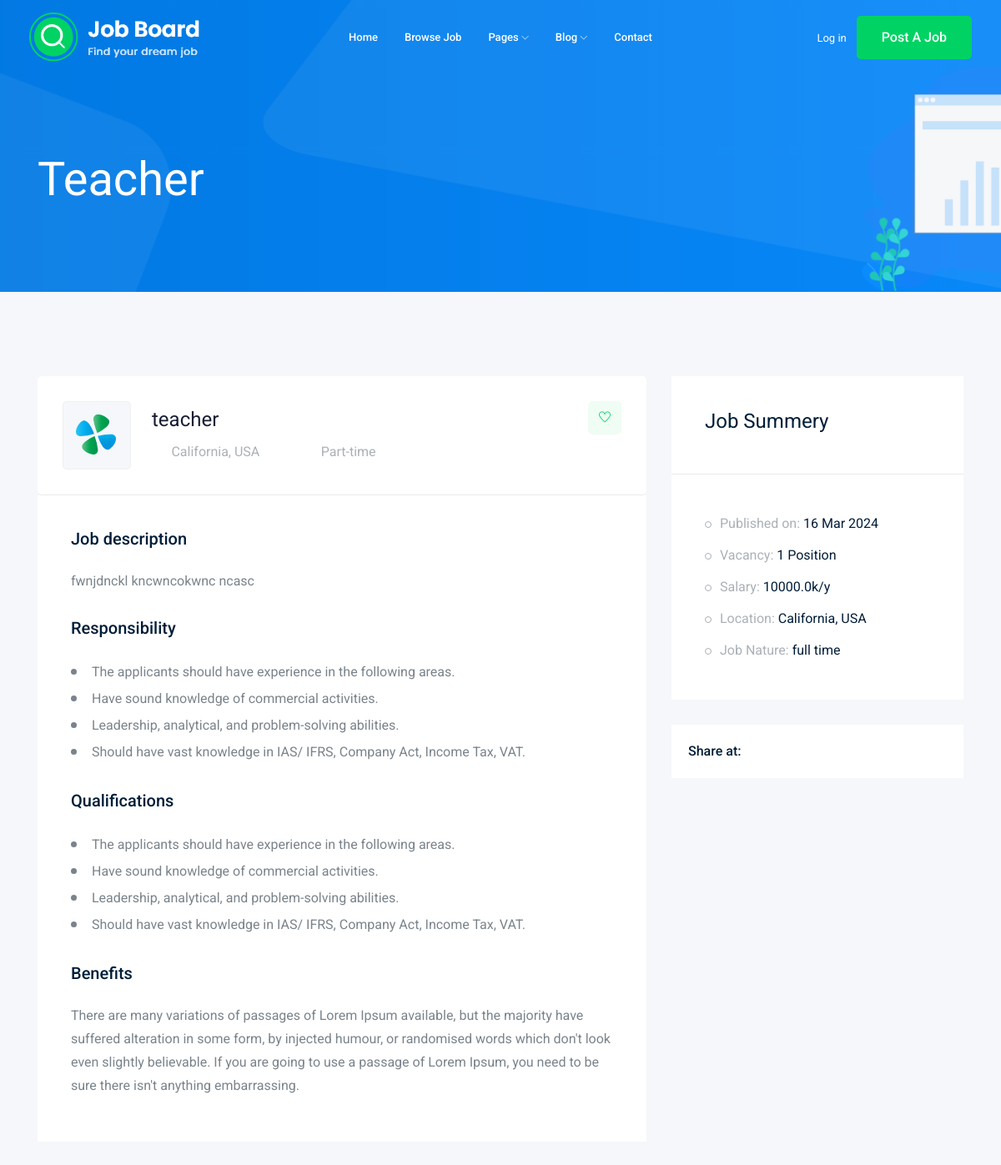
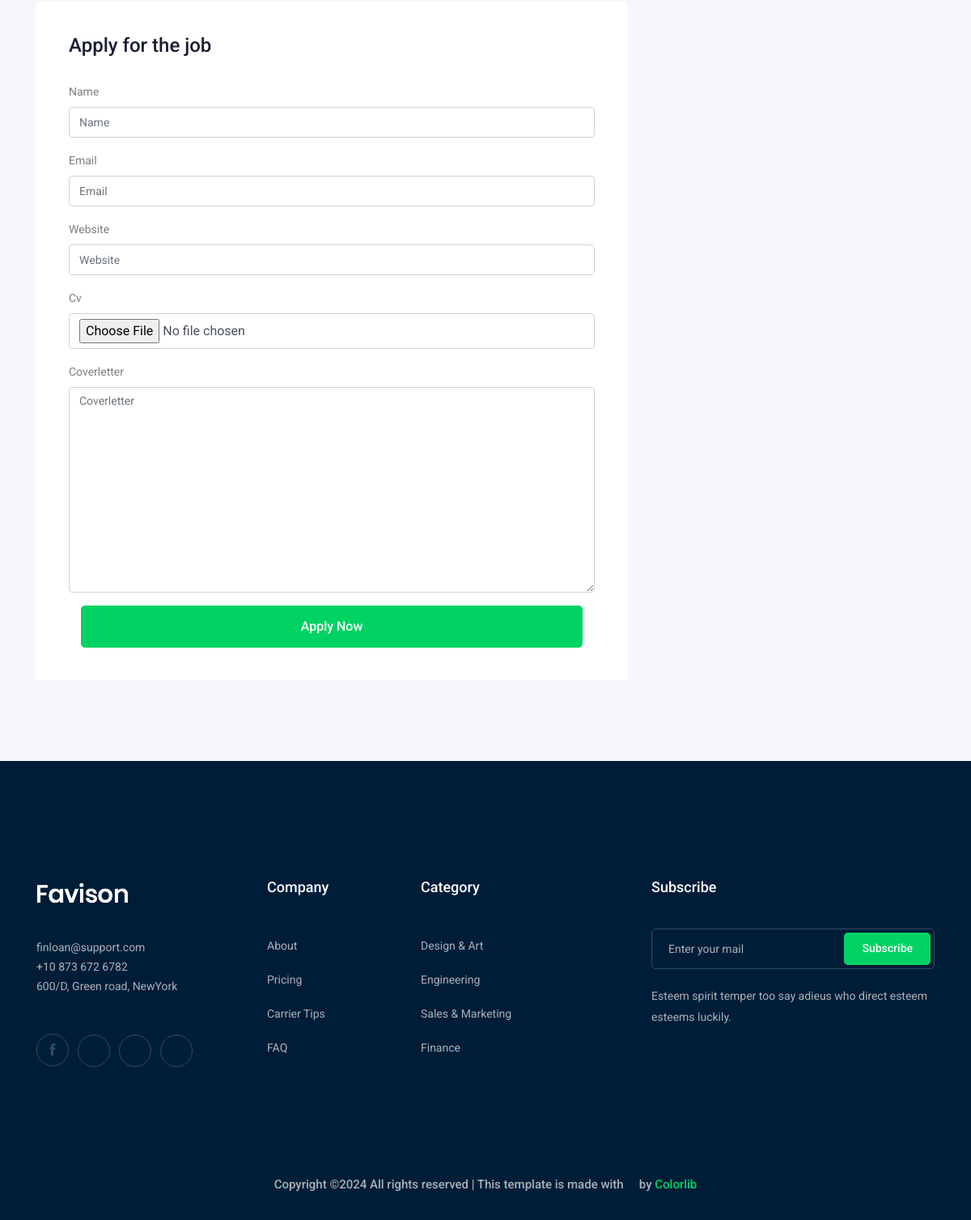
Page /jobs/teacher on the committed database (2 pictures, top to bottom).
### job/models.py (models this page shows, shortened)
class Job(models.Model):
    title = models.CharField(max_length = 50)
    job_type = models.CharField(max_length= 15 , choices= JOB_TYPE , default= "full time")
    description = models.CharField(max_length= 500)
    published_date = models.DateTimeField(auto_now= True)
    Vacancy = models.IntegerField(default= 1)
    salary = models.FloatField(default= 0)
    category = models.ForeignKey('Category' , on_delete= models.CASCADE )
    experience_years = models.IntegerField(default= 1)
    image = models.ImageField(upload_to= upload_img)
    slug = models.SlugField(null= True, blank= True)

### job/views.py (the view)
def job_details(request , slug):
    requested_job = Job.objects.get(slug = slug)
    if request.method == "POST":
        form = Apply_form(request.POST,request.FILES)
        if form.is_valid():
            myform = form.save(commit=False)
            myform.job = requested_job
            myform.save()
            return redirect("job_list")
    else:
        form = Apply_form()
    return render(request, 'job_details.html',{'job':requested_job , 'form':form})

### job/forms.py
class Apply_form(forms.ModelForm):
    class Meta:
        model = Application
        fields = "__all__"
        exclude = ['job', 'date']

### job/templates/job_details.html (shortened to what this page needs)
{% extends 'base.html' %}
{% load bootstrap4 %}
{% block content %}
<div class="bradcam_area bradcam_bg_1">
    <div class="container">
        <div class="row">
            <div class="col-xl-12">
                <div class="bradcam_text">
                    <h3>{{job.title}}</h3>
                </div>
            </div>
        </div>
    </div>
</div>
<div class="job_details_area">
    <div class="container">
        <div class="row">
            <div class="col-lg-8">
                <div class="job_details_header">
                    <div class="single_jobs white-bg d-flex justify-content-between">
                        <div class="jobs_left d-flex align-items-center">
                            <div class="thumb">
                                <img src="img/svg_icon/1.svg" alt="">
                            </div>
                            <div class="jobs_conetent">
                                <a href="#"><h4>{{job.title}}</h4></a>
                                <div class="links_locat d-flex align-items-center">
                                    <div class="location">
                                        <p> <i class="fa fa-map-marker"></i> California, USA</p>
                                    </div>
                                    <div class="location">
                                        <p> <i class="fa fa-clock-o"></i> Part-time</p>
                                    </div>
                                </div>
                            </div>
                        </div>
                        <div class="jobs_right">
                            <div class="apply_now">
                                <a class="heart_mark" href="#"> <i class="ti-heart"></i> </a>
                            </div>
                        </div>
                    </div>
                </div>
                <div class="descript_wrap white-bg">
                    <div class="single_wrap">
                        <h4>Job description</h4>
                        <p>{{job.description}}</p>
                    </div>
                    <div class="single_wrap">
                        <h4>Responsibility</h4>
                        <ul>
                            <li>The applicants should have experience in the following areas.
                            </li>
                            <li>Have sound knowledge of commercial activities.</li>
                            <li>Leadership, analytical, and problem-solving abilities.</li>
                            <li>Should have vast knowledge in IAS/ IFRS, Company Act, Income Tax, VAT.</li>
                        </ul>
                    </div>
                    <div class="single_wrap">
                        <h4>Qualifications</h4>
                        <ul>
                            <li>The applicants should have experience in the following areas.
                            </li>
                            <li>Have sound knowledge of commercial activities.</li>
                            <li>Leadership, analytical, and problem-solving abilities.</li>
                            <li>Should have vast knowledge in IAS/ IFRS, Company Act, Income Tax, VAT.</li>
                        </ul>
                    </div>
                    <div class="single_wrap">
                        <h4>Benefits</h4>
                        <p>There are many variations of passages of Lorem Ipsum available, but the majority have suffered alteration in some form, by injected humour, or randomised words which don't look even slightly believable. If you are going to use a passage of Lorem Ipsum, you need to be sure there isn't anything embarrassing.</p>
                    </div>
                </div>
                <div class="apply_job_form white-bg">
                    <h4>Apply for the job</h4>
                    <form method="post" enctype="multipart/form-data">
                        {% bootstrap_form form  %}
                        <div class="col-md-12">
                            <div class="submit_btn">
                                <button class="boxed-btn3 w-100" type="submit">Apply Now</button>
                            </div>
                        </div>
                    </form>
                </div>
            </div>
            <div class="col-lg-4">
                <div class="job_sumary">
                    <div class="summery_header">
                        <h3>Job Summery</h3>
                    </div>
                    <div class="job_content">
                        <ul>
                            <li>Published on: <span>{{job.published_date|date:"d M Y"}}</span></li>
                            <li>Vacancy: <span>{{job.Vacancy}} Position</span></li>
                            <li>Salary: <span>{{job.salary}}k/y</span></li>
                            <li>Location: <span>California, USA</span></li>
                            <li>Job Nature: <span> {{job.job_type}}</span></li>
                        </ul>
                    </div>
                </div>
                <div class="share_wrap d-flex">
                    <span>Share at:</span>
                    <ul>
                        <li><a href="#"> <i class="fa fa-facebook"></i></a> </li>
                        <li><a href="#"> <i class="fa fa-google-plus"></i></a> </li>
                        <li><a href="#"> <i class="fa fa-twitter"></i></a> </li>
                        <li><a href="#"> <i class="fa fa-envelope"></i></a> </li>
                    </ul>
                </div>
                <div class="job_location_wrap">
                    <div class="job_lok_inner">
                        <div id="map" style="height: 200px;"></div>
                      </div>
                </div>
            </div>
        </div>
    </div>
</div>
{% endblock %}

### rows in the picture
Job: title "Teacher", title "teacher", description "fwnjdnckl kncwncokwnc ncasc", published_date "16 Mar 2024", Vacancy "1", salary "10000.0", job_type "full time"
